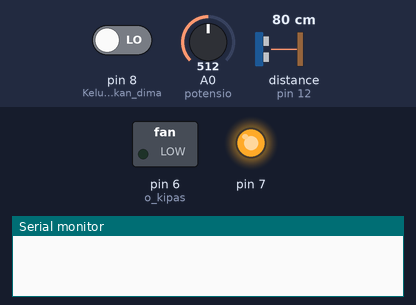
A sketch run on a simulated Arduino Uno, built with avr-gcc and run on an emulated ATmega328P. On the bench: switched loads named in the sketch (green lamp = pin HIGH), output pins drawn as LEDs (lit = HIGH), the last lines printed to the serial monitor. The test bench sets the inputs (shaded band); at power-on: pin 8 (Keluaran_pin_13_akan_dima) LOW, distance to the obstacle (sensor on pin 12) 80 cm, A0 (potensio) = 512. The echo pulse lasts 58.3 µs per cm; pins used as bus, display or sensor lines are not drawn.

Above: at 1.3 s.
1.4 s: pin 8 (Keluaran_pin_13_akan_dima) driven HIGH
At 1.9 s:
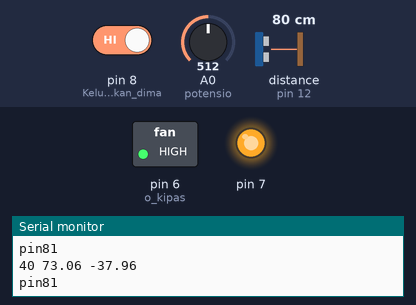
2.9 s: distance to the obstacle (sensor on pin 12) set to 2 cm
5.9 s: A0 (potensio) set to 306
At 7.1 s:
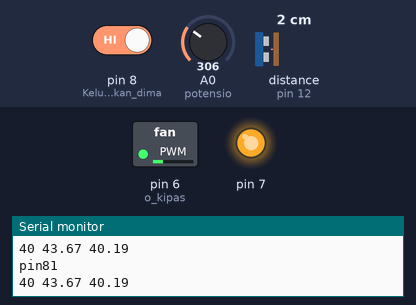
7.4 s: distance to the obstacle (sensor on pin 12) set to 4 cm
At 8.6 s:
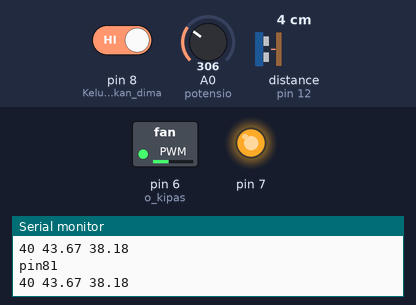
8.9 s: A0 (potensio) set to 511
At 10.0 s:
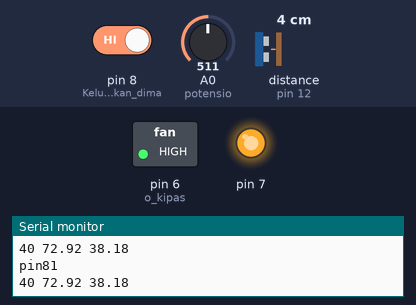
Timing chart, 0 to 11.4 s (numbered marks = the images above; inputs shaded):
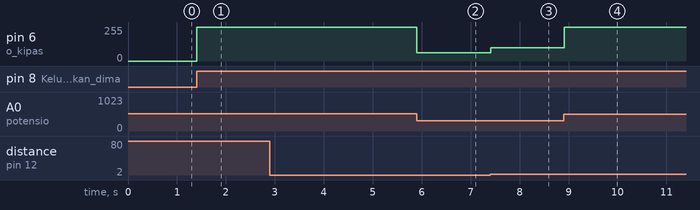

The sketch:

pid_cihuy3.ino
```cpp
//1.a Deklarasi library yang dipakai
  //#include <LiquidCrystal.h>

//1.b Deklarasi variabel untuk perhitungan kendali PID
  float PID;
  float et, et_1; //--> et: error sekarang, et_1: error sebelumnya
  float eint, eint_1, eint_update; //eint: integral error sekarang, eint_1: integral error sebelum
  float edif; // edif: differential error
  float Kp, Ti, Td, Ki, Kd; // Parameter desain kendali baik scr ZN1, ZN2, CC, IMC, TF based, SSbased
  float SV, PV; // SV: Setpoint Value, PV: Process Value (umpan balik sensor,
  int MV; //MV: manipulated value, sinyal kendali ke output PWM harus integer [0 255]

//1.c Deklarasi variable untuk menghitung Time Sampling
  unsigned long t; //hasil perhitungan fungsi millis();
  double t_1, Ts; // t_1 hasil perhitungan fungsi millis() sebelumnya. Ts: Time sampling

//1.d Deklarasi variable untuk display SV dan PV, penting untuk mengevaluasi kinerja kendali
  float interval_elapsed; //waktu interval yang sudah dilalui
  float interval_limit; // batas interval agar nilai SV, PV dimunculkan
  //LiquidCrystal lcd(12, 11, 5, 4, 3, 2);

//1.e Deklarasi pendukung lainnya
  int start; //untuk menjalankan & menghentikan looping arduino

//deklarasi potensio
  float pot;
  #define pot2 3
//deklarasi ultrasonik
  #define echoPin 12 //Echo Pin, OREN
  #define trigPin 11 //Trigger Pin, MERAH
  float duration, distance, distance2; //waktu untuk kalkulasi jarak

//deklarasi kipas
  int o_kipas = 6;

void setup() {
  // put your setup code here, to run once:
  //2.a Setup nilai kendali
    Kp = 18.15; // Kcr = 6.474
    Ti = 0; //Isikan sesuai hasil desain
    Td = 0; //Isikan sesuai hasil desain
    //--> Hitung Ki
    if (Ti==0){
      Ki=0; //untuk menghindari error akibat pembagian 0
    }
    else {
      Ki=Kp/Ti;
    }
    //--> Hitung Kd
    Kd=Kp*Td;

    //---
    et_1=0; //di looping berikutnya nilai et akan di update dg perhitungan
    eint_1=0;

    //2.b Setup untuk DISPLAY
    interval_limit = 0.1; //isikan mau setiap rentang berapa detik nilai akan di display
    interval_elapsed= 0; //nilai awal dari set 0, krn blm melakukan perhitungan

    // men set, besaran dan satuan di LCD
    /*lcd.begin(16,2);
    lcd.setCursor(0,0); //letak penulisan di kolom 0 baris 0 (titik awal)
    lcd.print("SV:");
    lcd.setCursor(0, 1);
    lcd.print("PV:");// karakter yang ditulis
    lcd.setCursor(11, 0); //letak untuk menulis RPM
    lcd.print("RPM"); //ganti sesuai satuan plant, misalnya mbar, L/H, cm, C dll
    lcd.setCursor(11, 1); //letak menulis RPM
    lcd.print("RPM");
    */
    //2.c Setup untuk time sampling
    t=millis(); //acuan awal untuk menghitung Ts
    delay (100); // Isikan dalam milli detik. Pd awalnya di set 0, lali perhatikan besarnya delay rata2
                // melalui serial.print lalu ganti nilai 0. Hal ini untuk menghindari Ts = 0, dimana akan
                // menyebabkan perhitungan differential error jd salah [edif=(et-et_1)/Ts]

    //2.d Setup pin yang dipakagi
    pinMode(7, OUTPUT);
    pinMode(8, INPUT); //Keluaran pin 13 akan dimasukan ke pin ini untuk start-stop looping
    //pinMode(6, OUTPUT); //Keluaran sinyal kendali
    pinMode(o_kipas, OUTPUT);

    pinMode(trigPin, OUTPUT);
    pinMode(echoPin, INPUT);

    //2.e Setup untuk sistem
    digitalWrite(7,HIGH);
    //digitalWrite(8,LOW);
    Serial.begin(9600);
}

void potensio(){
  // Potensio
  pot=analogRead(A0)*0.1427;
  digitalWrite(pot2, HIGH);

}

void ultrasonik(){
  // Ultrasonik
  digitalWrite(trigPin, LOW);delayMicroseconds(2);
  digitalWrite(trigPin, HIGH);delayMicroseconds(10);
  digitalWrite(trigPin, LOW);
  duration = pulseIn(echoPin, HIGH);

//perhitungan untuk dijadikan jarak
  distance = duration/58.2;

// kalibrasi sensor
  distance2=( 42.18-distance);
  //d3 = distance2*3.48;
  //distance2 = map(distance,42.18, 9.18, 0.0, 32.7);

}

void loop() {
  // put your main code here, to run repeatedly:
  //3. membaca kondisi variabel start
  start=digitalRead(8);

  //4. cek apakah nilai 'start' atau yang masuk ke pin 8 berlogika 1 (5 V) atau tidak
  if (start == 1){

//5. pembacaan SV, PV
  //5.a Pembacaan SV
      potensio();
      SV=pot;
      //SV=10; // kuantisasi [0 s/d 1023] ke [0 s/d 5], 5/1023 = 0.004887

  //5.b Pembacaan PV
      ultrasonik();
      PV=distance2; //kuantisasi [0 s/d 1023] ke [0 s/d 5], 5/1023 = 0.004887

  //5.c Hitung time sampling (Ts)
      t=millis(); //menghitung selisih dg instruksi millis () sblmnya
      Ts=(t - t_1)/100; //Ts sdh dalam detik;
  //5.d hitung Error
      et=SV-PV;

  //5.e Hitung Integral Error
      eint_update=((et + et_1)*Ts)/2; //menghitung luasan yang dibentuk oleh error terbaru
      eint=eint_1 + eint_update; //menghitung luas total
  //5.f Hitung Differential error
      edif=(et - et_1)/Ts;  //menghitung perubahan error
  //5.g Hitung PID
      PID = Kp*et + Ki*eint + Kd*edif;

//6. Membatasi keluaran PID, disesuaikan kondisi hardware Plant.
  //6.a Pembatasan hasil perhitungan, perlu dianalisa, selain dibatasi bisa juga di scale-down
      if (PID > 255){
        PID = 255;
      }
      else if (PID < 0){
        PID=0;
      }
      else {
        PID=PID;
      }
  //6.b Setelah dibatasi disesuaikan dengan keterbatasan embedded system
      //PID = PID; //Keterbatasan output arduino [0 s.d 5], di hardware dikembalikan lagi (dikali 2)
      MV=PID; // Nilai disesuaikan dengan 8 bit output 2^8=255
      analogWrite(o_kipas,MV); //Mengirimkan sinyal kendali ke PWM 6

//7. Display
  //7.a Hitung waktu display
      interval_elapsed = interval_elapsed + Ts; //mengupdate interval_elapsed[IE]
  //7.b Cek apakah nilai interval_elapsed (IE) sudah memenuhi atau > interval_limit(IL)
      if (interval_elapsed >= interval_limit){
  //7.c jika memenuhi nilai akan ditampilkan ke serial plotter dan LCD, kemudian IE di reset
      //untuk menampilkan di serial plotter
        Serial.print(40);
        Serial.print(" ");
        Serial.print(SV); //pengali disesuaikan dengan nilai sensor
        Serial.print(" ");
        Serial.println(PV);
      //Untuk menampilkan di LCD
      /*
        lcd.setCursor(3,0);
        lcd.print(SV);
        lcd.setCursor(3,1);
        lcd.print(PV);
      */
      }

//8 set parameter untuk perhitungan looping selanjutnya
      et_1=et; //di looping berikutnya nilai et akan di update dengan perhitungan
      eint_1=eint; //di looping berikutnya nilai eint akan diupdate dg perhitungan
      t_1=t;

//3 cek nilai 'start' untuk memastikan syarat looping 'while' masih terpenuhi atau tidak
//      start=digitalRead(8);
    Serial.print("pin8");
    Serial.println(start);
  }
  else{
    start = 0;
    MV = 0;
  }
}
```

Measured:
- after the input at 1.4 s, pin 6 (o_kipas): 0/255 → 255/255 at once
- after the input at 5.9 s, pin 6 (o_kipas): 255/255 → 63/255 at once
- after the input at 7.4 s, pin 6 (o_kipas): 63/255 → 99/255 at once
- after the input at 8.9 s, pin 6 (o_kipas): 99/255 → 255/255 at once
